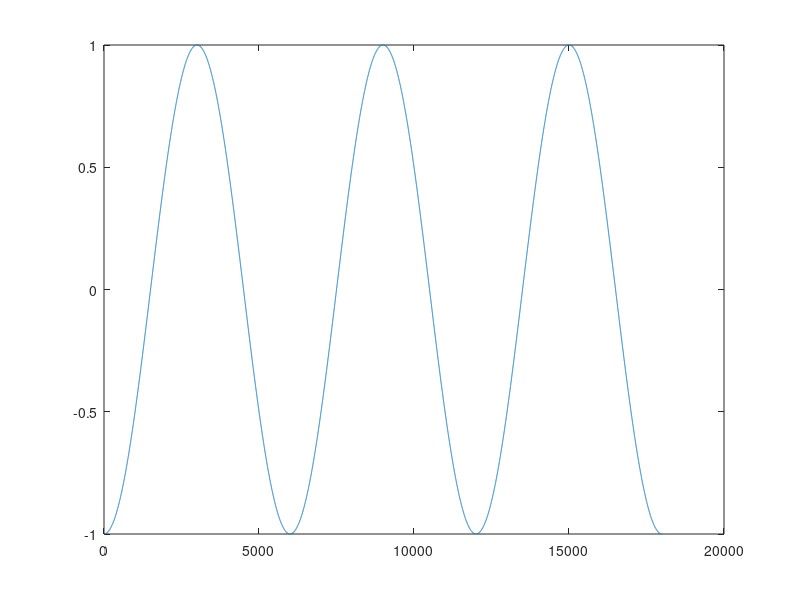
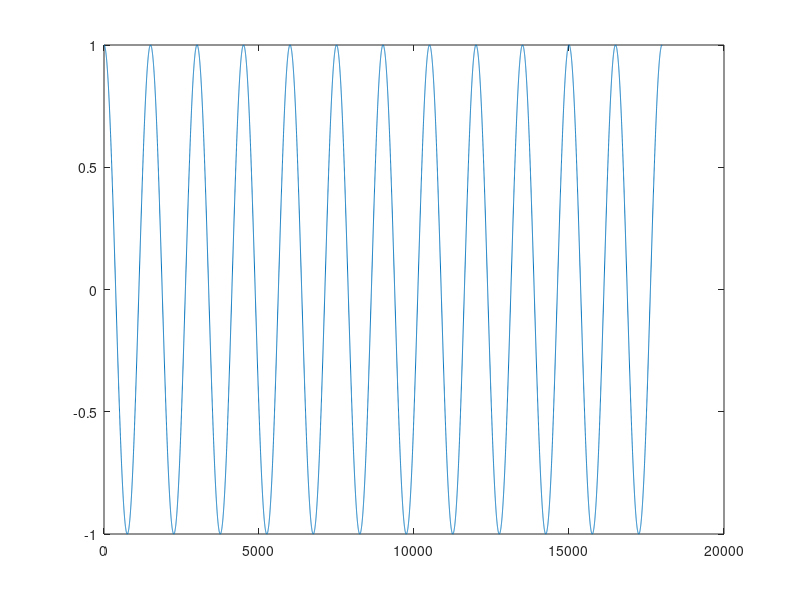
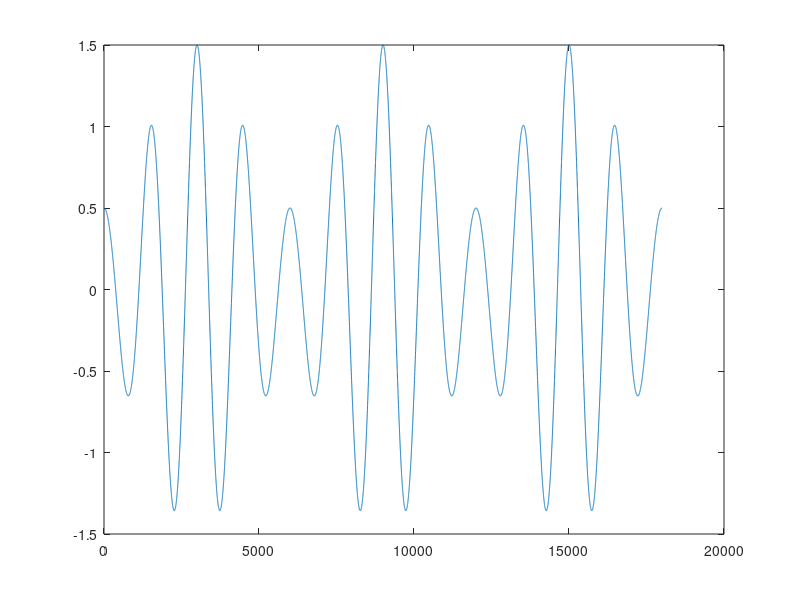
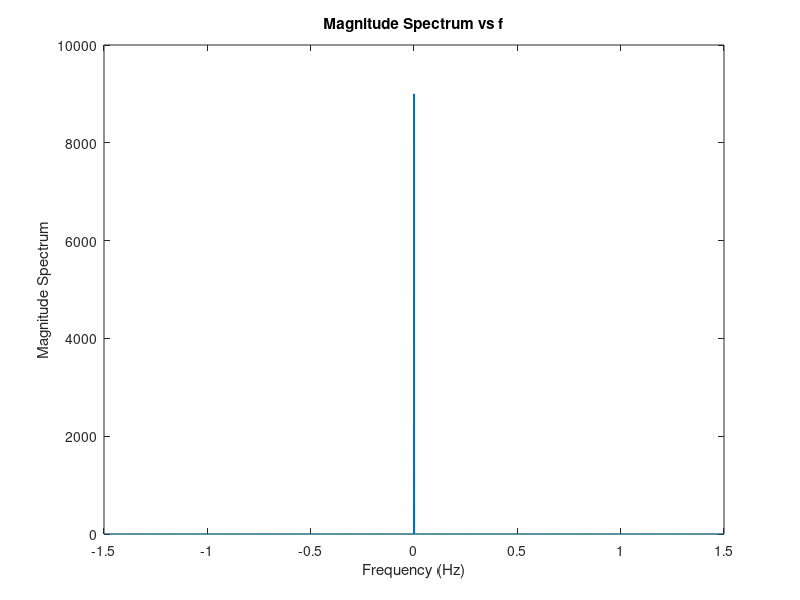

These figures' MATLAB source, in order:
fs = 3000;
dt = 1/fs;
Ac = 1;
t = -3:dt:3;

Ka = 0.5;
fm = 0.5;
fc = 2;
m = cos(2*pi*fm*t);
c = Ac*cos(2*pi*fc*t);
s = (1 + Ka*m).*c;
figure(1);
plot(m);

figure(2);
plot(c);

figure(3);
plot(s);


spec = fftshift(abs(fft(s)));
n = length(s);
f = -n/2:n/2-1;
f = (f*fs/n)/1000;
figure(4);
plot(f,spec); %Plotting the Magnitude Spectrum after Normalization
xlabel('Frequency (Hz)');
ylabel('Magnitude Spectrum');
title('Magnitude Spectrum vs f')
